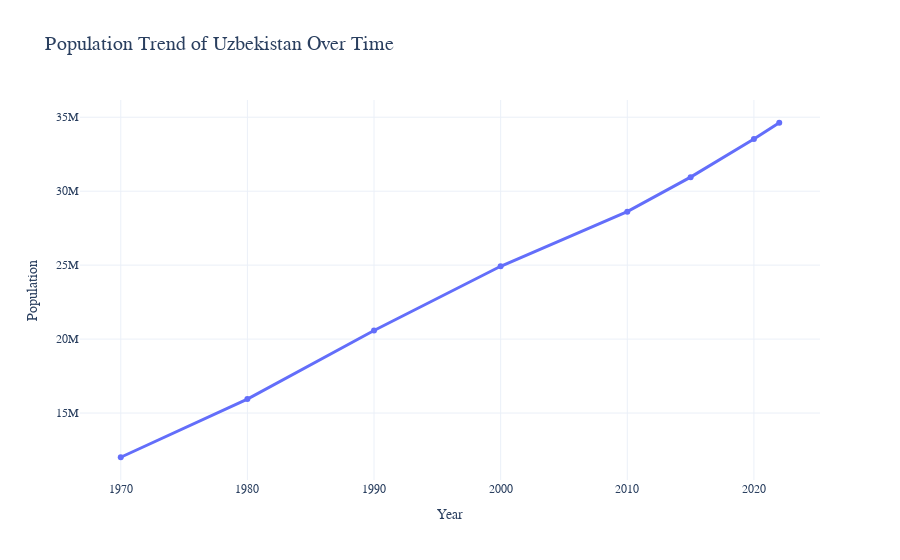

The cell this chart's notebook holds for it:
### Code cell
# Filter the data for Uzbekistan
uzbekistan_data = dataframe[dataframe['Country/Territory'] == 'Uzbekistan']

# Melt the DataFrame to have a long format
uzbekistan_melted = uzbekistan_data.melt(id_vars=['Country/Territory'], 
                                         value_vars=['2022 Population', '2020 Population', 
                                                     '2015 Population', '2010 Population', 
                                                     '2000 Population', '1990 Population', 
                                                     '1980 Population', '1970 Population'],
                                         var_name='Year', 
                                         value_name='Population')

# Convert 'Year' to a more suitable format
uzbekistan_melted['Year'] = uzbekistan_melted['Year'].str.split().str[0].astype(int)

# Create the line plot
fig = px.line(uzbekistan_melted, x='Year', y='Population', 
              title='Population Trend of Uzbekistan Over Time',
              labels={'Population': 'Population', 'Year': 'Year'},
              markers=True)

# Update layout
fig.update_layout(
    template='plotly_white',
    xaxis_title='Year',
    yaxis_title='Population',
    font_family='Arial',
    title_font_size=20,
)

# Update traces
fig.update_traces(line=dict(width=3))

# Show the plot
fig.show()

### Figure 1 — Plotly figure (JSON) as saved in the notebook; plotly's stock layout.template omitted (floating-point values rounded to 4 significant figures)
{"data": [{"hovertemplate": "Year=%{x}<br>Population=%{y}<extra></extra>", "legendgroup": "", "line": {"color": "#636efa", "dash": "solid", "width": 3}, "marker": {"symbol": "circle"}, "mode": "lines+markers", "name": "", "orientation": "v", "showlegend": false, "x": [2022, 2020, 2015, 2010, 2000, 1990, 1980, 1970], "xaxis": "x", "y": [34627652, 33526656, 30949417, 28614227, 24925554, 20579100, 15947129, 12011361], "yaxis": "y", "type": "scatter"}], "layout": {"xaxis": {"anchor": "y", "domain": [0.0, 1.0], "title": {"text": "Year"}}, "yaxis": {"anchor": "x", "domain": [0.0, 1.0], "title": {"text": "Population"}}, "legend": {"tracegroupgap": 0}, "title": {"text": "Population Trend of Uzbekistan Over Time", "font": {"size": 20}}, "font": {"family": "Arial"}}}
